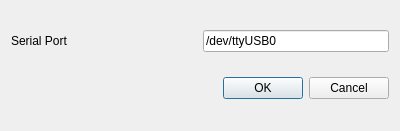
<?xml version="1.0" encoding="UTF-8"?>
<ui version="4.0">
 <class>PortWindowDesign</class>
 <widget class="QDialog" name="PortWindowDesign">
  <property name="windowModality">
   <enum>Qt::WindowModal</enum>
  </property>
  <property name="geometry">
   <rect>
    <x>0</x>
    <y>0</y>
    <width>400</width>
    <height>131</height>
   </rect>
  </property>
  <property name="windowTitle">
   <string>Dialog</string>
  </property>
  <layout class="QVBoxLayout" name="verticalLayout">
   <item>
    <layout class="QVBoxLayout" name="verticalLayout_2">
     <item>
      <layout class="QHBoxLayout" name="horizontalLayout_2">
       <item>
        <widget class="QLabel" name="label_3">
         <property name="text">
          <string>Serial Port</string>
         </property>
        </widget>
       </item>
       <item>
        <widget class="QLineEdit" name="SerialPort">
         <property name="sizePolicy">
          <sizepolicy hsizetype="Preferred" vsizetype="Fixed">
           <horstretch>0</horstretch>
           <verstretch>0</verstretch>
          </sizepolicy>
         </property>
         <property name="text">
          <string>/dev/ttyUSB0</string>
         </property>
        </widget>
       </item>
      </layout>
     </item>
    </layout>
   </item>
   <item>
    <widget class="QDialogButtonBox" name="buttonBox">
     <property name="orientation">
      <enum>Qt::Horizontal</enum>
     </property>
     <property name="standardButtons">
      <set>QDialogButtonBox::Cancel|QDialogButtonBox::Ok</set>
     </property>
    </widget>
   </item>
  </layout>
 </widget>
 <resources/>
 <connections>
  <connection>
   <sender>buttonBox</sender>
   <signal>accepted()</signal>
   <receiver>PortWindowDesign</receiver>
   <slot>accept()</slot>
   <hints>
    <hint type="sourcelabel">
     <x>248</x>
     <y>254</y>
    </hint>
    <hint type="destinationlabel">
     <x>157</x>
     <y>274</y>
    </hint>
   </hints>
  </connection>
  <connection>
   <sender>buttonBox</sender>
   <signal>rejected()</signal>
   <receiver>PortWindowDesign</receiver>
   <slot>reject()</slot>
   <hints>
    <hint type="sourcelabel">
     <x>316</x>
     <y>260</y>
    </hint>
    <hint type="destinationlabel">
     <x>286</x>
     <y>274</y>
    </hint>
   </hints>
  </connection>
 </connections>
</ui>
